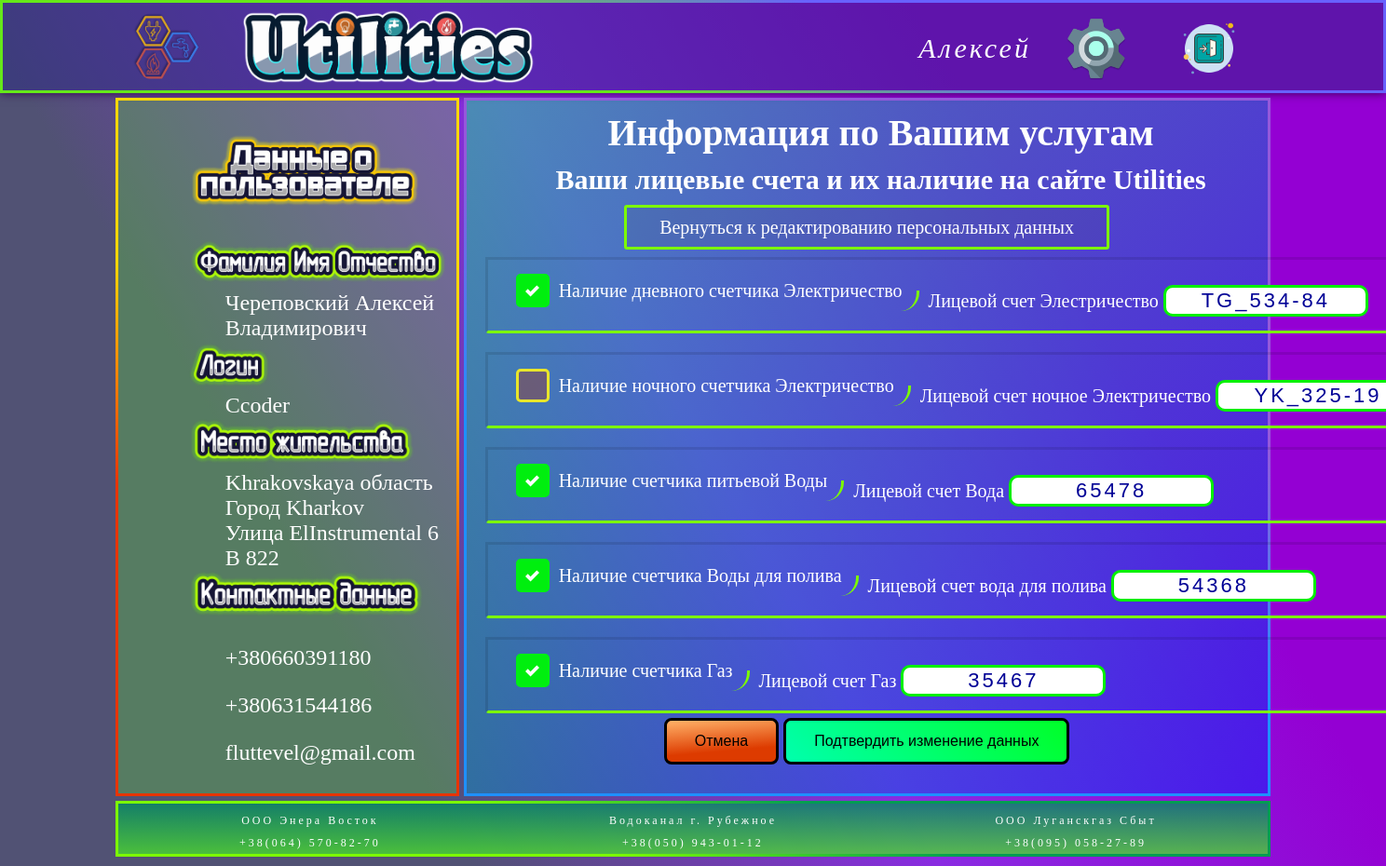
The app's page /personal-area/services/1/ (signed in) with its own data.
### AppUtilities/models.py (models this page shows, shortened)
class Profile(models.Model):
    CHOICES_GENDER = (
        ('Мужской', 'Мужской'),
        ('Женский', 'Женский'),
        ('Не указано', 'Не указано')
    )
    id_user = models.AutoField("ID-пользователя", primary_key=True)
    login = models.OneToOneField(User, verbose_name="Логин", on_delete=models.CASCADE, unique=True)
    sur_name = models.CharField("Фамилия", max_length=50)
    name = models.CharField("Имя", max_length=50)
    patronymic = models.CharField("Отчество", max_length=50)
    gender = models.CharField("Пол", max_length=10, default="Не указано", choices=CHOICES_GENDER)
    region = models.CharField("Область", max_length=50)  # Можно сделать ENUM областей
    city = models.CharField("Город (Село)", max_length=50)  # Можно сделать ENUM, связаное с пользователем
    street = models.CharField("Улица (Переулок, Проспект)", max_length=50)  # Можно сделать ENUM улиц и переулков
    house = models.PositiveSmallIntegerField("Номер дома")
    prefix_house = models.CharField("Приставка к адресу", max_length=10, blank=True)  # На случай 107а
    flat = models.PositiveSmallIntegerField("Номер квартиры", blank=True, null=True)
    tel_number = models.CharField("Номер телефона", max_length=20)
    tel_number_extra = models.CharField("Доп. номер телефона", max_length=20, blank=True)
    email = models.EmailField("Эл. почта", max_length=50, blank=True)
    class Meta:
        verbose_name = "Пользователя"
        verbose_name_plural = "Пользователи"

class Services(models.Model):
    id_service = models.AutoField("ID Услуги", primary_key=True)
    username = models.OneToOneField(User, verbose_name="Пользователь", on_delete=models.CASCADE, unique=True)
    availability_electricity = models.BooleanField("Наличие счетчика Электричества")
    account_electricity = models.CharField("Лицевой счет Электричество", max_length=50, blank=True)
    availability_electricity_night = models.BooleanField("Наличие счетчика Ночного Элестричества")
    account_electricity_night = models.CharField("Личевой счет Ночное Электричество", max_length=50, blank=True)
    availability_water = models.BooleanField("Наличие счетчика Воды")
    account_water = models.CharField("Лицевой счет Вода", max_length=50, blank=True)
    availability_water_irrigation = models.BooleanField("Наличие счетчика Воды для полива")
    account_water_irrigation = models.CharField("Лицевой счет Вода для полива", max_length=50, blank=True)
    availability_gas = models.BooleanField("Наличие счетчика Газа")
    account_gas = models.CharField("Лицевой счет Газ", max_length=50, blank=True)
    class Meta:
        verbose_name = "Услугу"
        verbose_name_plural = "Услуги"

class ServiceProviders(models.Model):
    id_provider = models.PositiveSmallIntegerField("ID поставщика услуг", primary_key=True)
    full_name = models.CharField("Полное имя", max_length=50)
    address = models.CharField("Адрес", max_length=50)
    tel_contact = models.CharField("Контактный телефон", max_length=20)
    tel_contact_extra = models.CharField("Доп. контактный телефон", max_length=20, blank=True)
    email = models.EmailField("Эл. почта", max_length=50, blank=True)
    email_extra = models.EmailField("Доп. эл. почта", max_length=50, blank=True)
    url = models.SlugField("Ссылка", max_length=20, unique=True)
    class Meta:
        verbose_name = "Поставщика услуг"
        verbose_name_plural = "Поставщики услуг"

### AppUtilities/views.py (the view, shortened to what this page needs)
# urls.py: path("personal-area/services/<int:pk>/", views.PersonalAreaServicesUpdateView.as_view(), name="page_pa_services")
class PersonalAreaServicesUpdateView(CustomSuccessMessageMixin, UpdateView):
    model = Services
    template_name = 'utilities/user-personal-area.html'
    form_class = PersonalAreaServicesForm
    success_url = reverse_lazy('user_home')  # Переход на эту же страницу + модальное окно
    success_msg = "Ваши услуги успешно изменены!"
    def get_context_data(self, **kwargs):
        kwargs['personal_user_data'] = False
        kwargs['user_data'] = Profile.objects.get(login=self.request.user)
        kwargs['providers'] = ServiceProviders.objects.all()
        return super().get_context_data(**kwargs)

### templates/utilities/user-personal-area.html (shortened to what this page needs)
{% extends 'utilities/base.html' %}
{% load static %}
{% block cssfiles %}
    <link rel="stylesheet" href="{% static 'css/main-framework.css' %}">
    <link rel="stylesheet" href="{% static 'css-unique/user-personal-area.css' %}">
{% endblock cssfiles %}
{% block mcontent %}
    <main class="element">
        {% if personal_user_data %}
            <h2 class="H-text-t2">Личная информация</h2>
            <h3 class="H-text-t3 text-subheader">Основная информация, которую вы используете на сайте Utilities</h3>
            <a href="{% url 'page_pa_services' user_data.id_user %}" class="button-flare btn-a-green">
                Изменить данные по услугам
            </a>
            <form id="personal_area_form" method="post">
                {% csrf_token %}
                {% include 'include/user-data.html' %}
            </form>
            <button class="button-flare btn-green btn-red">
                <a href="{% url 'page_pa_user' user_data.id_user %}" class="btn-a-red">Отмена</a>
            </button>
        {% else %}
            <h2 class="H-text-t2">Информация по Вашим услугам</h2>
            <h3 class="H-text-t3 text-subheader">Ваши лицевые счета и их наличие на сайте Utilities</h3>
            <a href="{% url 'page_pa_user' user_data.id_user %}" class="btn-a-green">
                Вернуться к редактированию персональных данных
            </a>
            <form id="personal_area_form" method="post">
                {% for field in form %}
                    {% if field.help_text == 'start_div' %}
                        <div class="{{ field.name }} service-block">
                    {% endif %}
                    {% if field.value == True or field.value == False %}
                        <span class="main-checkbox">
                            <label for="{{ field.id_for_label }}">{{ field.label }}</label>
                        </span>
                    {% else %}
                        <label for="{{ field.id_for_label }}">{{ field.label }}</label>
                        {{ field.as_widget }}
                    {% endif %}
                    {% if field.help_text == 'end_div' %}
                        </div>
                    {% endif %}
                {% endfor %}
            </form>
            <button class="button-flare btn-green btn-red">
                <a href="{% url 'page_pa_services' user_data.id_user %}" class="btn-a-red">Отмена</a>
            </button>
        {% endif %}
        <button form="personal_area_form" type="submit" class="button-flare btn-green">Подтвердить изменение данных</button>
    </main>
{% endblock mcontent %}

### templates/include/header.html (shortened to what this page needs)
{% load static %}
<header class="element">
    {% url 'user_home' as url_user_home %}
    <a href="{{ url_user_home }}" class="Home-btn-logo-m">
        <img src="{% static 'img/Logo-Img-Utilities.png' %}" class="Img-logo-m">
    </a>
    <a href="{{ url_user_home }}" class="Home-btn-text-m">
        <img src="{% static 'img/Logo-Utilities.png' %}" class=" Img-text-m">
    </a>
    <p class="User-name-m">{{ user_data.name }}</p>
    <a href="{% url 'page_pa_user' user_data.id_user %}" class="pers-area">
        <img src="{% static 'img/Settings-icon.png' %}" class="Img-icon-m">
    </a>
    {% url 'def_logout' as url_logout %}
    <a href="{{ url_logout }}" class="Exit-btn-m">
        <img src="{% static 'img/Exit.png' %}" class="Img-icon-m">
    </a>
</header>

### templates/include/sidebar.html
{% load static %}
<section class="element">
    <img src="{% static 'img/User-info.png' %}" class="Img-text-s">
    <dl>
        <dt><img src="{% static 'img/Full-name-Img-sm.png' %}" class="Img-sm-text-s"></dt>
        <dd>
            {{ user_data.sur_name }} {{ user_data.name }} {{ user_data.patronymic }}
        </dd>
        <dt><img src="{% static 'img/Login-Img-sm.png' %}" class="Img-sm-text-s"></dt>
        <dd>
            {{ user_data.login }}
        </dd>
        <dt><img src="{% static 'img/City-Img-sm.png' %}" class="Img-sm-text-s"></dt>
        <dd>
            {{ user_data.region }} область
        </dd>
        <dd>
            Город {{ user_data.city }}
        </dd>
        <dd>
            Улица {{ user_data.street }} {{ user_data.house }} {{ user_data.prefix_house }} {{ user_data.flat }}
        </dd>
        <dt><img src="{% static 'img/Contacts-Img-sm.png' %}" class="Img-sm-text-s"></dt>
        <dd>
            <p>{{ user_data.tel_number }}</p>
            <p>{{ user_data.tel_number_extra }}</p>
        </dd>
        <dd>
            {{ user_data.email }}
        </dd>
    </dl>
</section>

### templates/include/footer.html
<footer class="element">
    {% for prov in providers %}
        <div class="Utility-{{ prov.url }}">
            <p>{{ prov.full_name }}</p>
            <p>{{ prov.tel_contact }}</p>
        </div>
    {% endfor %}
</footer>

### static/css/main-styles.css (style rules this page uses)
.btn-green { font-size: 16px; height: 50px; margin: 10px 30px 10px 30px; padding: 5px 30px 5px 30px; border: 3px solid black; border-radius: 8px; cursor: pointer !important; transition: 0.5s; background: linear-gradient(45deg, #00ffad 0%, #00ff28 100%); }
.btn-a-green { font-family: inherit; background: rgba(70, 70, 70, 0.1); padding: 10px 35px 10px 35px; text-decoration: none; color: white; border: 3px solid lawngreen; border-radius: 3px; transition: 0.5s; }
.button-flare { margin: 0; text-decoration: none; display: inline-block; position: relative; overflow: hidden; -webkit-transition: all 0.2s ease-in-out; transition: all 0.2s ease-in-out; }
.button-flare:before { content: ""; background-color: rgba(255, 255, 255, 0.5); height: 100%; width: 3em; position: absolute; top: 0; left: -4.5em; -webkit-transform: skewX(-45deg) translateX(0); transform: skewX(-45deg) translateX(0); -webkit-transition: none; transition: none; }
.txt-green { width: 50%; color: #000096; text-align: center; font-size: 30px; letter-spacing: 3px; border: 3px solid #04f100; border-radius: 10px; transition: 0.5s; }
.txt-green { -moz-appearance: textfield; }
.H-text-t2 { font-size: 40px; line-height: 40px; margin: 15px 0 0 30px; }
.H-text-t3 { font-size: 30px; line-height: 30px; margin: 15px 0 0 30px; }

### static/css/main-properties.css (style rules this page uses)
.w-20 { width: 20%; }

### static/css/main-button-styles.css (style rules this page uses)
button.button-flare { margin-top: 5px; }
.button-flare { text-decoration: none; display: inline-block; position: relative; overflow: hidden; -webkit-transition: all 0.2s ease-in-out; transition: all 0.2s ease-in-out; }
.button-flare:before { content: ""; background-color: rgba(255, 255, 255, 0.5); height: 100%; width: 3em; position: absolute; top: 0; left: -4.5em; -webkit-transform: skewX(-45deg) translateX(0); transform: skewX(-45deg) translateX(0); -webkit-transition: none; transition: none; }

### static/css/main-framework.css (style rules this page uses)
body { margin: 0; color: white; font-size: 20px; font-family: Calibri; background: linear-gradient(60deg, #515274 25%, blueviolet 50%, darkviolet 75%); background-attachment: fixed; }
.element { color: white; padding: 1vh 1vw 1vh 1vw; border: 3px solid; transition: 0.3s; }
header.element { grid-area: h; background: rgba(43, 40, 132, 0.5); box-shadow: 0px 0px 10px #33004c; display: grid; justify-content: center; align-content: center; grid-template-columns: repeat(12, 1fr); grid-template-rows: 80px; grid-gap: 5px; grid-template-areas: ". log txt txt txt . . . . usr ext ."; }
.Home-btn-logo-m { grid-area: log; }
.Home-btn-text-m { grid-area: txt; }
.Img-logo-m { width: 75px; padding: 2.5px; transition: 1s; border-radius: 30px; }
.Img-text-m { height: 80px; transition: 0.5s; }
.User-name-m { font-size: 30px; font-family: ISOCPEUR; font-style: italic; letter-spacing: 3px; grid-area: usr; margin-top: 25px; }
.Exit-btn-m { grid-area: ext; }
.Img-icon-m { width: 70px; margin-top: 7px; margin-left: 30px; transition: 1s; }
section.element { grid-area: s; background: rgba(99, 220, 57, 0.3); transition: 0.5s; font-size: 1.2em; padding: 4vh 0 0 5vw; vertical-align: middle; }
.Img-text-s { width: 250px; }
.Img-sm-text-s { height: 50px; }
main.element { grid-area: m; padding: 0; background: linear-gradient(135deg, rgba(16, 231, 143, 0.5) 0%, rgba(6, 38, 255, 0.5) 100%); }
footer.element { grid-area: f; text-align: center; font-size: 12px; font-family: "BankGothic Lt BT"; line-height: 12px; letter-spacing: 3px; padding: 0; margin-bottom: 10px; background: linear-gradient(180deg, rgba(6, 139, 101, 0.8) 0%, rgba(73, 218, 46, 0.8) 100%); transition: 0.5s; display: grid; grid-template-columns: repeat(3, 1fr); grid-template-rows: 50px; grid-template-areas: "elc wtr gas"; }
.Utility-electricity { grid-area: elc; }
.Utility-water { grid-area: wtr; }
.Utility-gas { grid-area: gas; }
header.element { border-image: linear-gradient(20deg, #65e819 38%, #6861ff 65%); border-image-slice: 1; }
section.element { border-image: linear-gradient(20deg, #e83406 38%, gold 65%); border-image-slice: 1; }
main.element { border-image: linear-gradient(20deg, dodgerblue 38%, #9658db 65%); border-image-slice: 1; }
footer.element { border-image: linear-gradient(20deg, lawngreen 38%, #009c53 65%); border-image-slice: 1; }
header.element { grid-template-areas: ". log txt txt txt . sin sup usr par ext ."; }
.pers-area { grid-area: par; }

### records on screen
Profile: name "Алексей", sur_name "Череповский", patronymic "Владимирович", login "Ccoder", region "Khrakovskaya", city "Kharkov", street "ElInstrumental", house "6", prefix_house "B", flat "822", tel_number "+380660391180", tel_number_extra "+380631544186", email "fluttevel@gmail.com"
Services: account_electricity "TG_534-84" "YK_325-19" "65478" "54368" "35467"
ServiceProviders: full_name "ООО Луганскгаз Сбыт", tel_contact "+38(095) 058-27-89"
ServiceProviders: full_name "ООО Энера Восток", tel_contact "+38(064) 570-82-70"
ServiceProviders: full_name "Водоканал г. Рубежное", tel_contact "+38(050) 943-01-12"

### other values on screen
{{ field.label }} "Наличие дневного счетчика Электричество" "Наличие ночного счетчика Электричество" "Наличие счетчика питьевой Воды" "Наличие счетчика Воды для полива" "Наличие счетчика Газ"
{{ field.label }} "Лицевой счет Элестричество" "Лицевой счет ночное Электричество" "Лицевой счет Вода" "Лицевой счет вода для полива" "Лицевой счет Газ"
